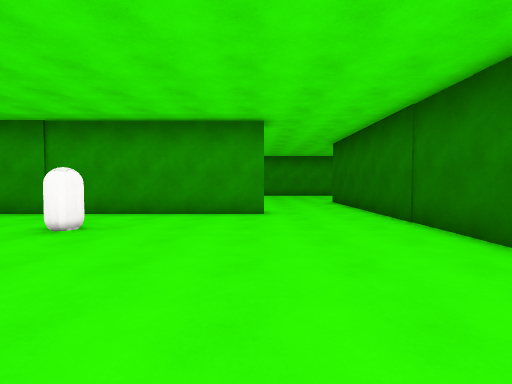
View 1 (above)

17 first-person views from a walk through a scene from a Unity 3-D project. The camera is 1.4 m above the floor, tilts 2° down and sees 85° across. The floor is counted in squares, 2 m on a side. Each view is taken from the middle of a square. On the plan, view 1 faces up. The plan holds only what a view shows up to about 9 squares ahead; the rest is blank. The place goes on beyond the plan. The player character is not drawn. Surface patterns are stand-ins for the level's own textures.

View 2
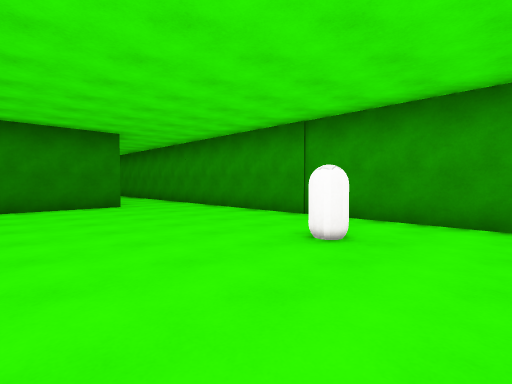

View 3
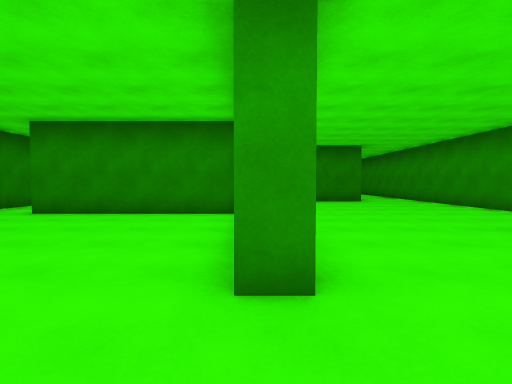

View 4
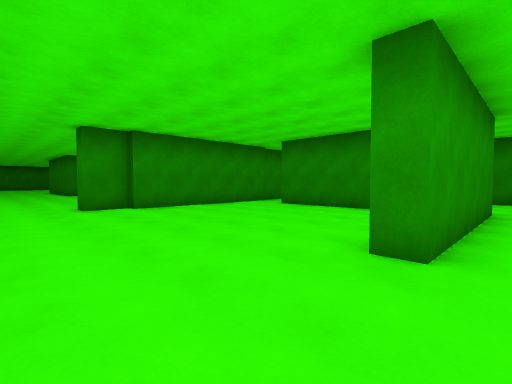

View 5
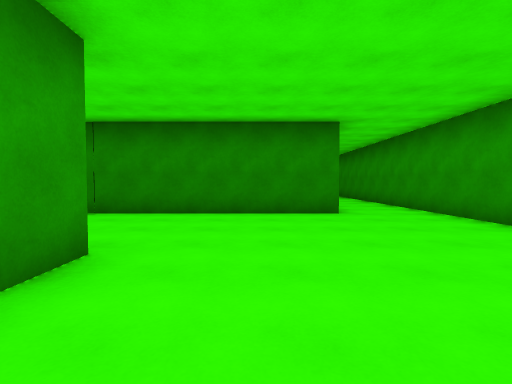

View 6
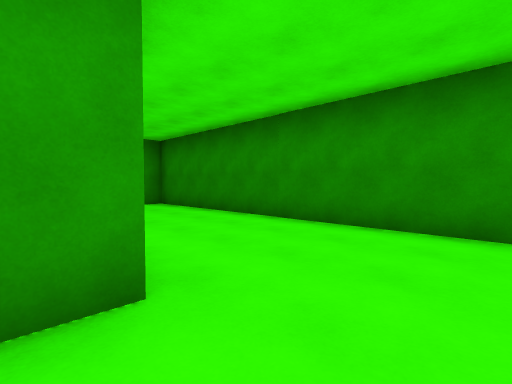

View 7
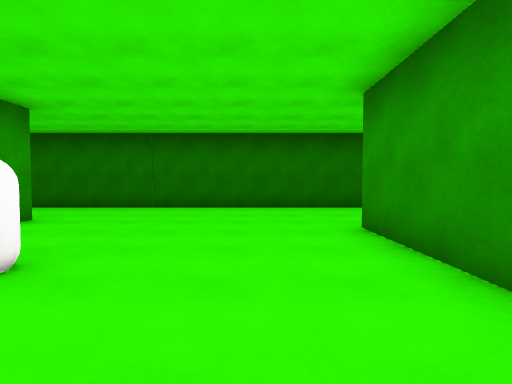

View 8
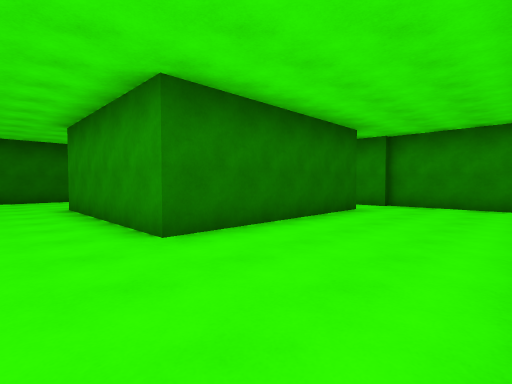

View 9
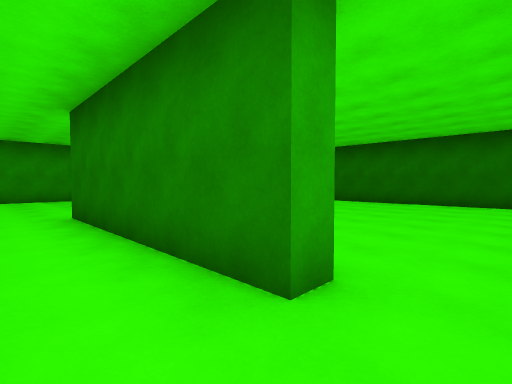

View 10
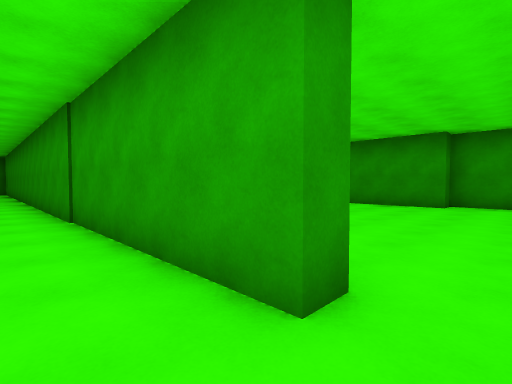

View 11
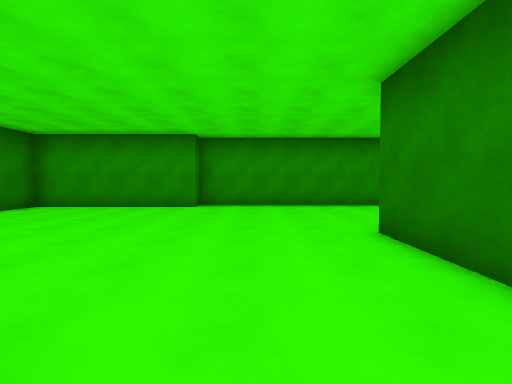

View 12
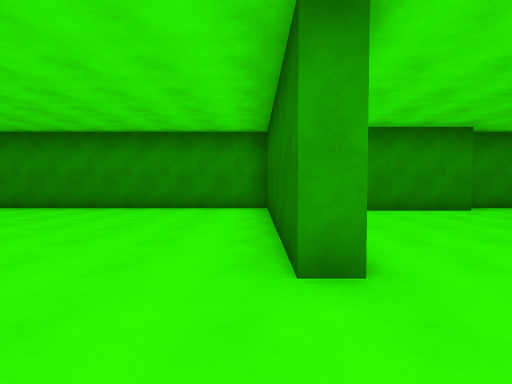

View 13
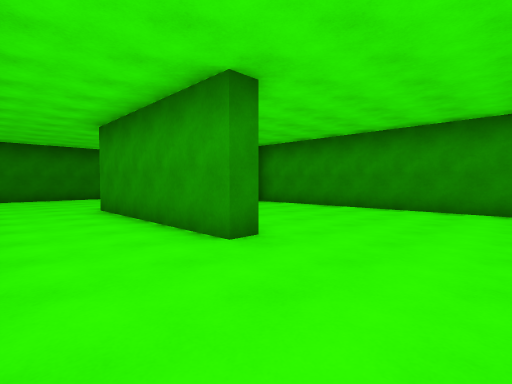

View 14
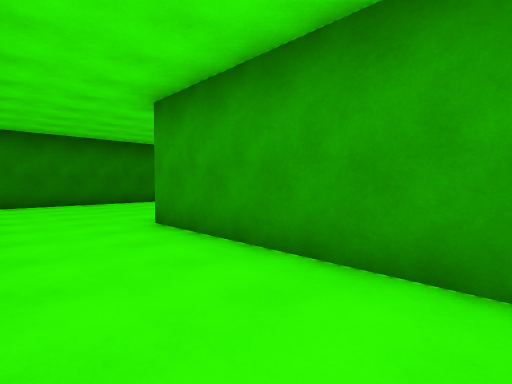

View 15
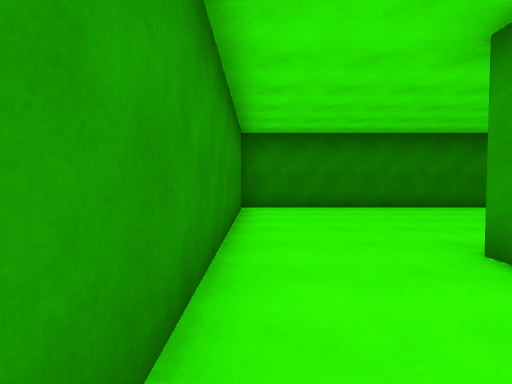

View 16
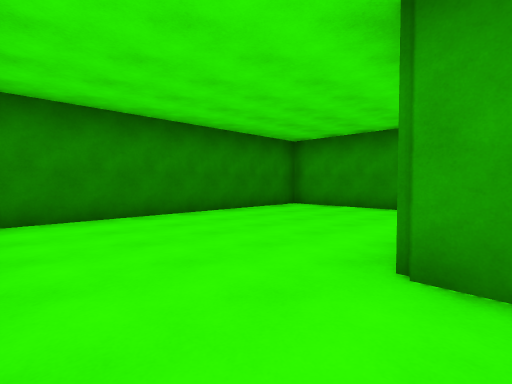

View 17
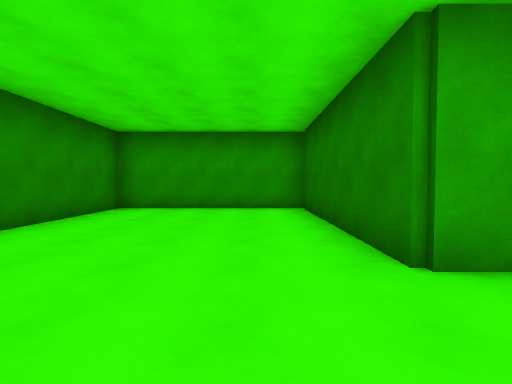

### Floor plan
Ten units are one square. View 1 is at (0, 0); x grows to the right and y downward. Boxes are objects, and circles mark ways between rooms. Rooms are numbered by the first view taken in them; rooms with no view inside come last. Other rooms are left out.
<svg viewBox="-202 -150 234 227">
<path fill="none" stroke="#000" d="M-52 4 -52 50 -57 50 -57 -4 -7 -4 -7 2M-34 64 -9 64M27 10 27 -74M-10 67 2 67 2 72M-60 64 -50 64M27 56 27 30M-93 -39 -93 67 -59 67M2 -68 2 -61 -95 -61M-96 -98 -96 -92 -147 -92 -147 -145 -197 -145 -197 -66M-194 -66 -124 -66M-51 -92 -57 -92 -57 -140M-56 -145 -129 -145"/>
<rect x="-35" y="-45" width="10" height="10" fill="#bbb"><title>capsule</title></rect>
<text x="-30" y="10">1</text>
<text x="-130" y="-110">2</text>
</svg>

Where each view was taken, in squares from view 1:
view 1: 0 up, 0 right, facing up
view 2: 1 up, 1 left, facing up-left
view 3: 0 up, 1 right, facing left
view 4: 1 up, 2 right, facing down-left
view 5: 2 up, 3 left, facing left
view 6: 2 up, 5 left, facing down-left
view 7: 2 up, 5 left, facing right
view 8: 2 up, 9 left, facing down-right
view 9: 6 down, 7 left, facing up-right
view 10: 5 up, 1 right, facing up-left
view 11: 6 up, 1 right, facing up
view 12: 7 up, 6 left, facing up
view 13: 7 up, 7 left, facing up-left
view 14: 7 up, 10 left, facing up-left
view 15: 7 up, 12 left, facing left
view 16: 7 up, 14 left, facing up-left
view 17: 7 up, 16 left, facing up
